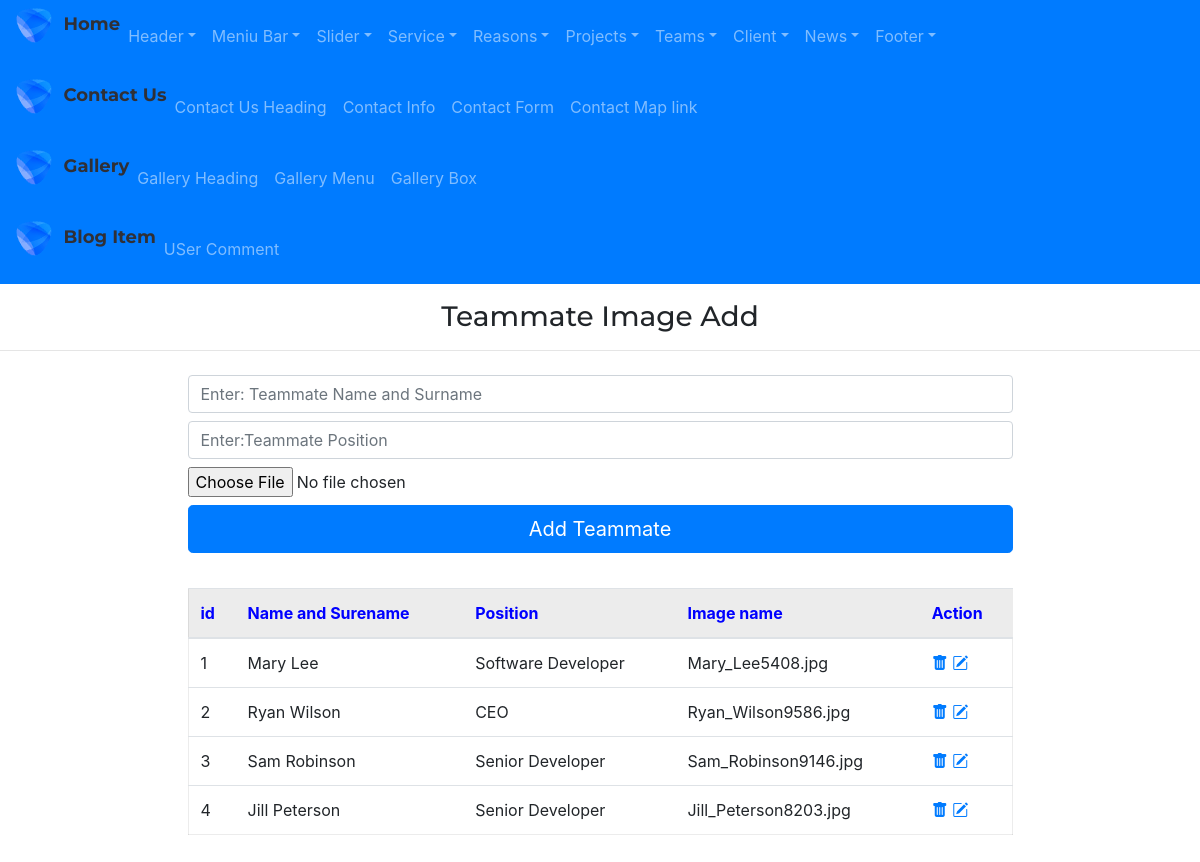
Page /admin/teamboxAdd/ on the earlier database version.
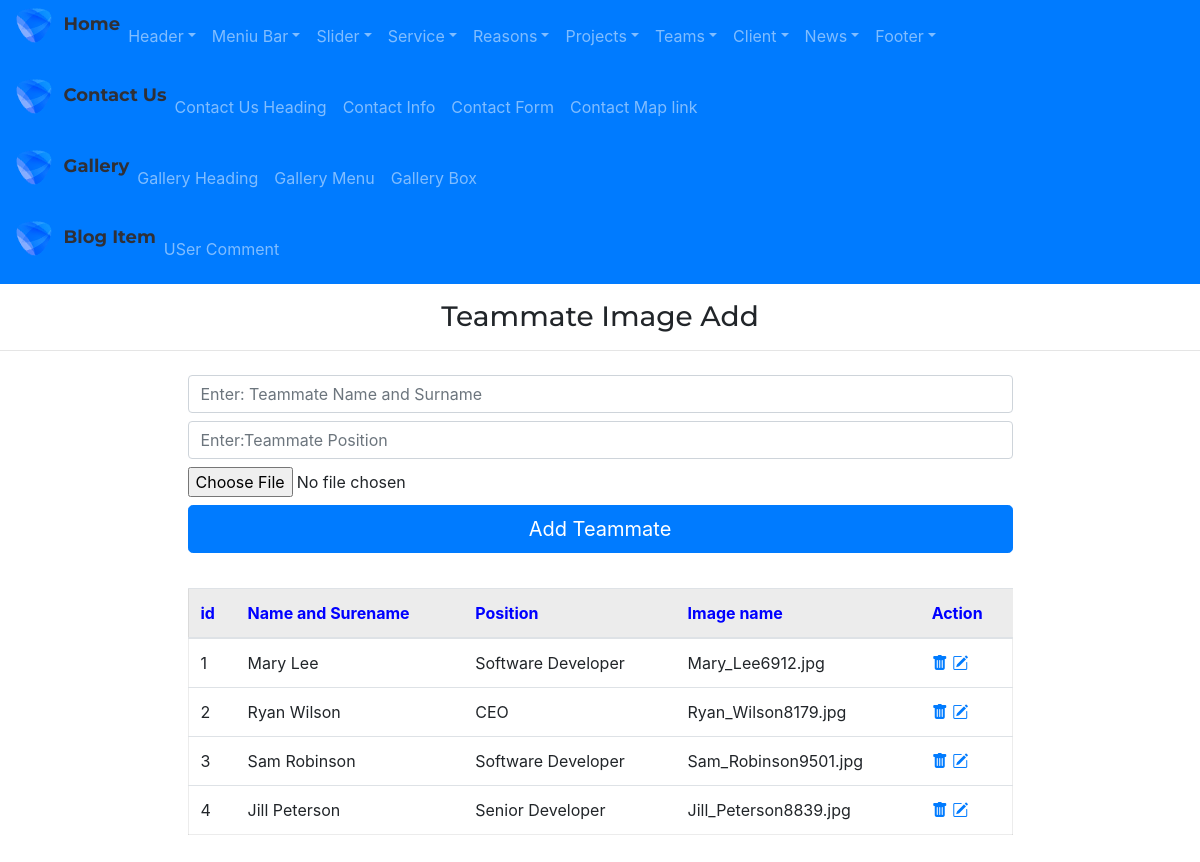
Same page on the later database version.
### app/models.py (models this page shows)
class TeamBox(db.Model):
    id=db.Column(db.Integer,primary_key=True)
    teammate_img=db.Column(db.String(255))
    teammate_name=db.Column(db.String(255))
    teammate_position=db.Column(db.String(255))

### admin/routes.py (the view, shortened to what this page needs)
@app.route("/admin/teamboxAdd/", methods=['GET','POST'])
def teamboxAdd():
    form=TeamBoxForm()
    teamboxs=TeamBox.query.all()
    return render_template("admin/teamboxAdd.html",form=form, teamboxs=teamboxs)

### admin/forms.py
class TeamBoxForm(FlaskForm):
    teammate_name=StringField('teammate_name')
    teammate_position=StringField('teammate_position')
    teammate_img=FileField('teammate_img')
    submit=SubmitField()

### app/templates/admin/teamboxAdd.html
{% extends "admin/base.html" %}
{% block content %}
<div class="adminright">
    <h3 class="my-3" style="text-align: center;">Teammate Image Add</h3>
    <hr>
    <div class="container">
        <div class="row d-flex justify-content-center">
            <div class="col-9">
                <form action="{{url_for('teamboxAdd')}}" method='POST' enctype="multipart/form-data">
                    {{ form.teammate_name(class="form-control my-2",placeholder="Enter: Teammate Name and Surname")}}
                    {{ form.teammate_position(class="form-control my-2",placeholder="Enter:Teammate Position")}}
                    {{ form.teammate_img(class="form-control-file my-2")}}
                    {{ form.submit(value='Add Teammate',class='btn btn-primary btn-lg btn-block')}}
                </form>
            </div>
        </div>
    </div>
    <div class="container marg">
        <div class="row justify-content-center">
            <div class="col-9 ">
                <table class="table table-hover " style="margin:35px 0px; border:1px solid rgba(0,0,0,.075);">
                    <thead>
                        <tr style="background-color: rgba(0,0,0,.075); color:blue">
                            <th scope="col">id</th>
                            <th scope="col">Name and Surename</th>
                            <th scope="col">Position</th>
                            <th scope="col">Image name</th>
                            <th scope="col">Action</th>
                        </tr>
                    </thead>
                    <tbody>
                        {% for teambox in teamboxs %}
                        <tr>
                            <td scope="row">{{teambox.id}}</td>
                            <td>{{teambox.teammate_name}}</td>
                            <td>{{teambox.teammate_position}}</td>
                            <td>{{teambox.teammate_img}}</td>
                            <td>
                                <a href="{{url_for('teamboxDelete', id=teambox.id)}}"><i
                                        class="bi bi-trash-fill"></i></a>
                                <a href="{{url_for('teamboxUpdate', id=teambox.id)}}"><i
                                        class="bi bi-pencil-square"></i></a>
                            </td>
                        </tr>
                        {% endfor %}
                    </tbody>
                </table>
            </div>
        </div>
    </div>
</div>
{% endblock %}

Differences in the rows shown:
changed TeamBox "Mary Lee": teammate_img "Mary_Lee5408.jpg" → "Mary_Lee6912.jpg"
changed TeamBox "Ryan Wilson": teammate_img "Ryan_Wilson9586.jpg" → "Ryan_Wilson8179.jpg"
changed TeamBox "Sam Robinson": teammate_position "Senior Developer" → "Software Developer"; teammate_img "Sam_Robinson9146.jpg" → "Sam_Robinson9501.jpg"
changed TeamBox "Jill Peterson": teammate_img "Jill_Peterson8203.jpg" → "Jill_Peterson8839.jpg"
